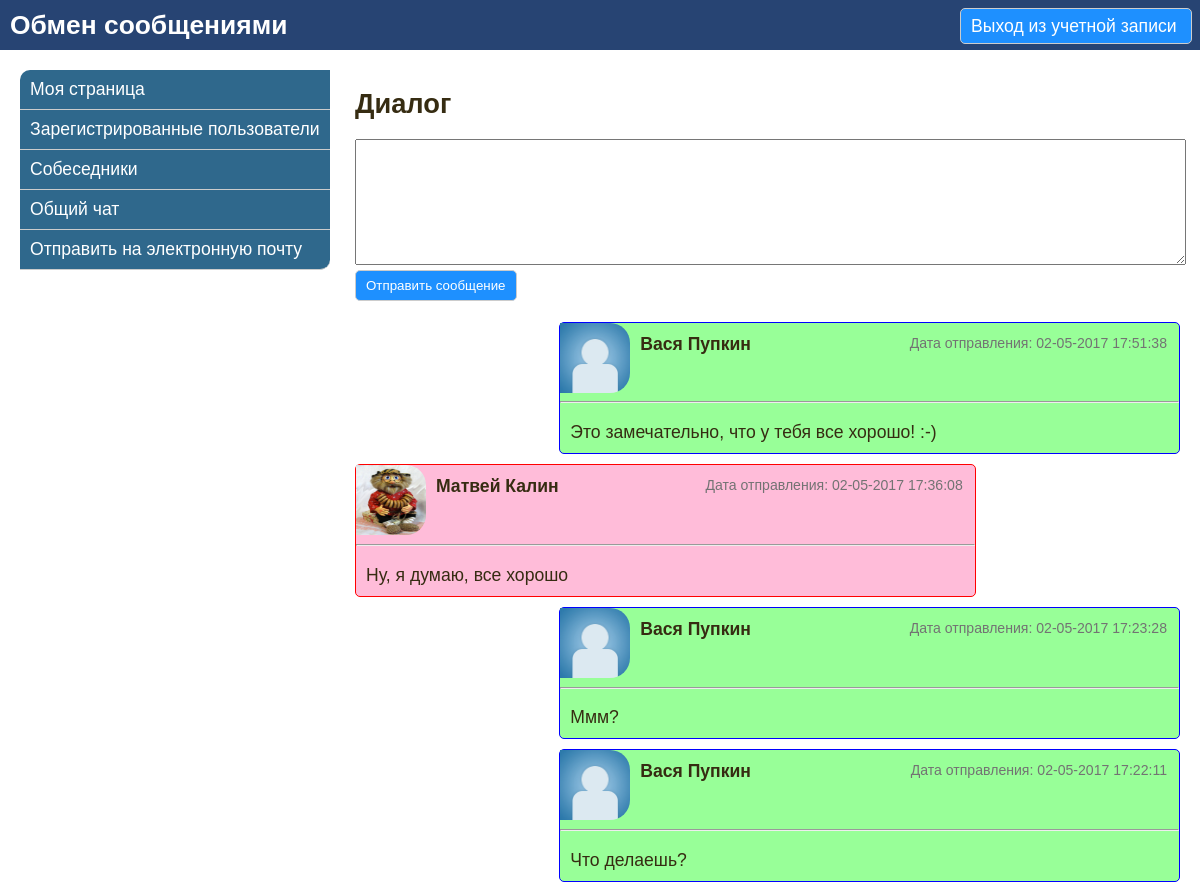
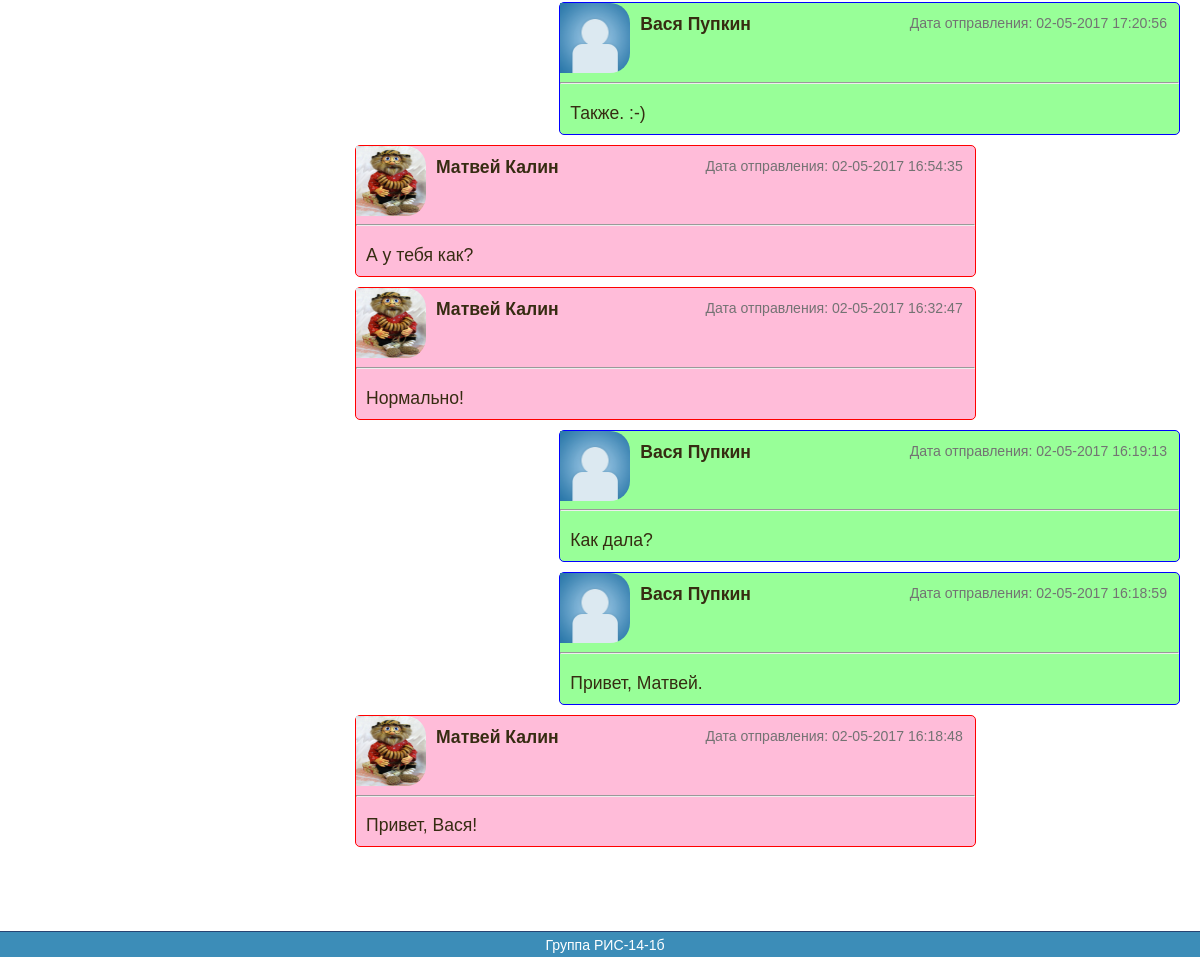
Screenshot of /user/writeMessageInDialog/82 (signed in) with the database file from the repository (2 pictures, top to bottom).
### tables this page shows
CREATE TABLE IF NOT EXISTS `user` (
  `id` int(11) NOT NULL AUTO_INCREMENT,
  `name` varchar(100) NOT NULL,
  `surname` varchar(100) NOT NULL,
  `login` varchar(100) NOT NULL,
  `password` varchar(100) NOT NULL,
  `e_mail` varchar(100) NOT NULL,
  `url_avatar` varchar(100) NOT NULL,
  `day_birthday` int(11) NOT NULL,
  `month_birthday` varchar(20) NOT NULL,
  `year_birthday` int(11) NOT NULL,
  `country` varchar(100) NOT NULL,
  `city` varchar(100) NOT NULL,
  `about_me` text NOT NULL,
  `show_personal_data` int(11) NOT NULL,
  `date_registration` datetime NOT NULL,
  PRIMARY KEY (`id`)
);

### index.php (called while the page is built, shortened)
<?php
require_once(ROOT . '\components\Router.php');
$router = new Router();
$router->run();

### models/InterlocutorModel.php (called while the page is built, shortened)
<?php
class InterlocutorModel {
    public static function getAllMessageInDialog($id_interlocutor) {
        $db = Db::getConnection();
        $sql = 'SELECT * FROM
                        (SELECT * FROM message WHERE id_user_from = ' . $_SESSION['user_id'] . ' AND id_user_to = ' . $id_interlocutor .'
                        UNION
                        SELECT * FROM message WHERE id_user_from = ' . $id_interlocutor . ' AND id_user_to = ' . $_SESSION['user_id'] . ') as table1
                ORDER BY date DESC';
        $result = $db->query($sql);
        $result->setFetchMode(PDO::FETCH_NAMED);
        return $result->fetchAll();
    }
    public static function countAllMessageInDialog($id_interlocutor) {
        $db = Db::getConnection();
        $sql = 'SELECT * FROM
                        (SELECT * FROM message WHERE id_user_from = ' . $_SESSION['user_id'] . ' AND id_user_to = ' . $id_interlocutor .'
                        UNION
                        SELECT * FROM message WHERE id_user_from = ' . $id_interlocutor . ' AND id_user_to = ' . $_SESSION['user_id'] . ') as table1
                ORDER BY date DESC';
        $result = $db->query($sql);
        $result->setFetchMode(PDO::FETCH_NAMED);
        return count($result->fetch());
    }
}

### components/SharedFunction.php (called while the page is built, shortened)
<?php
    function transformDataWithTime($datetime) {
        return date_format(date_create($datetime), 'd-m-Y H:i:s');
    }
?>

### models/UserModel.php (called while the page is built, shortened)
<?php
class UserModel {
    public static function getOneUser($id) {
        $db = Db::getConnection();
        $sql = 'SELECT * FROM user '
                . 'WHERE id = :id';
        $result = $db->prepare($sql);
        $result->bindParam(':id', $id);
        $result->execute();
        $result->setFetchMode(PDO::FETCH_NAMED);
        return $row = $result->fetch();
    }
}

### views/interlocutors/dialogPersonal.php (the view, shortened to what this page needs)
<?php
    require_once(ROOT . '/views/layouts/header.php');
    require_once(ROOT . '/views/layouts/left_menu.php');
?>
    <div id="main">
        <h1>Диалог</h1>
        <form action="/user/sendMessageInDialog/<?php echo $id_interlocutor; ?>" method="post">
            <textarea name="text_message" class="textarea_text"></textarea><br />
            <input type="submit" name="submit_message" value="Отправить сообщение" /><br /><br />
        </form>
        <?php
            if (InterlocutorModel::countAllMessageInDialog($id_interlocutor) != 0) {
                foreach ($allMessageInDialogMas as $message) {
                    $infoOneInterlocutorMas = UserModel::getOneUser($message['id_user_from']);
                    if ($message['id_user_from'] == $_SESSION['user_id']) {
                        echo '<div class="my_message block_mesaage">';
                    }
                    else {
                        echo '<div class="interlocutor_message block_mesaage">';
                    }
                        echo '<div class="date_send">Дата отправления: ' . transformDataWithTime($message['date']) . '</div>';
                        if (is_file($infoOneInterlocutorMas['url_avatar']) && filesize($infoOneInterlocutorMas['url_avatar']) > 0) {
                            echo '<img src="../../' . $infoOneInterlocutorMas['url_avatar'] . '" width="70" height="70s" alt="Фотография пользователя" /><br />';
                        }
                        else {
                            echo '<img src="../../template/img/defaultUserAvatar.png" width="70" height="70" alt="Фотография по умолчанию" /><br />';
                        }
                        echo '<div class="name_user">' .  $infoOneInterlocutorMas['name'] . ' ' . $infoOneInterlocutorMas['surname'] . '</div>';
                        echo '<hr />';
                        echo '<div class="body_message">' . $message['text_message'] . '</div>';
                    echo '</div>';
                }
            }
            else {
                echo '<p>Сообщений не существует</p>';
            }
       ?>
    </div>
    <div class="space_bottom"></div>
<?php
    require_once(ROOT . '/views/layouts/footer.php');
?>

### components/Router.php (shortened to what this page needs)
<?php
class Router {
    private $routes;
    public function __construct() {
        $routesPath = ROOT . '/config/routes.php';
        $this->routes = include($routesPath);
    }
    private function getURI() {
        if (!empty($_SERVER['REQUEST_URI'])) {
            return trim($_SERVER['REQUEST_URI'], '/');
        }
    }
    public function run() {
        $uri = $this->getURI();
        foreach ($this->routes as $uriPattern => $path) {
            if (preg_match("~$uriPattern~", $uri)) {
                $internalRoute = preg_replace("~$uriPattern~", $path, $uri);
                $segments = explode('/', $internalRoute);
                $controllerName = array_shift($segments) . 'Controller';
                $actionName = ucfirst(array_shift($segments));
                $actionName = 'action' .  $actionName;
                $parameters = $segments;
                $controllerObject = new $controllerName;
                $result = call_user_func_array(array($controllerObject, $actionName), $parameters);
                if ($result != NULL) {
                    break;
                }
            }
        }
    }
}

### controllers/UserController.php (shortened to what this page needs)
<?php
require_once(ROOT . '/models/UserModel.php');
require_once(ROOT . '/models/InterlocutorModel.php');
require_once(ROOT . '/components/SharedFunction.php');
class UserController {
    public function actionWriteMessageInDialog($id_interlocutor) {
        if (isset($_SESSION['user_id'])) {
            $id_interlocutor = sanitizeMySQL($id_interlocutor);
            $allMessageInDialogMas = InterlocutorModel::getAllMessageInDialog($id_interlocutor);
            require_once(ROOT . '/views/interlocutors/dialogPersonal.php');
            return true;
        }
        else {
            teleportation('/');
        }
    }
}

### views/layouts/header.php (shortened to what this page needs)
<!DOCTYPE html>
<html>
<head>
    <link href="../../template/css/style.css" rel="stylesheet" />
</head>
<body>
    <div id="wrapper">
        <div id="header">
            <h2>Обмен сообщениями</h2>
            <a href="/user/logout" id="out">Выход из учетной записи</a>
        </div>

### views/layouts/left_menu.php
<div id="left_menu">
    <ul>
        <li><a href="<?php echo '/user/' . $_SESSION['user_id']; ?>">Моя страница</a></li>
        <li><a href="<?php echo '/registerUsers/' . $_SESSION['user_id']; ?>">Зарегистрированные пользователи</a></li>
        <li><a href="<?php echo '/interlocutor/' . $_SESSION['user_id']; ?>">Собеседники</a></li>
        <li><a href="<?php echo '/user/writeCommonMessage/' . $_SESSION['user_id']; ?>">Общий чат</a></li>
        <li><a href="<?php echo '/user/writeMessageToMail/' . $_SESSION['user_id']; ?>">Отправить на электронную почту</a></li>
    </ul>
</div>

### views/layouts/footer.php
        <div id="footer">Группа РИС-14-1б</div>
    </div>
</body>
</html>

### template/css/style.css (style rules this page uses)
body { margin: 0; padding: 0; font-family: Geneva, Arial, Helvetica, sans-serif; font-size: 1.1em; color: #362c12; min-width: 800px; }
h1 { font-size: 1.55em; }
#header { position: relative; height: 50px; background: #274473; color: #FFF; }
#header h2 { margin: 0; padding: 10px 0 0 10px; }
#left_menu { float: left; width: 330px; }
#main { position: relative; margin: 0 0 0 335px; padding: 20px 20px 50px 20px; text-align: justify; }
#footer { border-top: 1px solid #274473; clear: both; position: fixed; bottom: 0; width: 100%; height: 15px; background: #3C8DB8; color: #FFF; text-align: center; padding: 5px; font-size: 0.8em; }
#left_menu ul { list-style: none; margin: 20px 0 0 20px; padding: 0; display: block; }
#left_menu ul a { display: block; padding: 9px 10px; background: #2F688C; color: #FFF; text-decoration: none; border-bottom: 1px solid #CCC; }
#left_menu ul li:first-child a { border-top-left-radius: 10px }
#left_menu ul li:last-child a { border-bottom-right-radius: 10px }
#container_forms input[type=submit], input[type=submit] { padding: 7px 10px; background: #1E90FF; color: #FFF; text-decoration: none; border: 1px solid #CCC; border-radius: 5px; color: #FFF; cursor: pointer; }
#out { position: absolute; top: 8px; right: 8px; display: block; width: 210px; height: 20px; padding: 7px 10px; background: #1E90FF; color: #FFF; text-decoration: none; border: 1px solid #CCC; border-radius: 5px; color: #FFF; }
.textarea_text { width: 100%; height: 120px; }
.block_mesaage { display: block; width: 75%; margin-bottom: 10px; min-height: 70px; border-radius: 5px; }
.block_mesaage img { border-radius: 0 20px 20px 0; float: left; }
.my_message { float: left; border: 1px solid red; background-color: #FFBCD9; }
.interlocutor_message { float: right; border: 1px solid blue; background-color: #98FF98; }
.space_bottom { height: 100px; }
.name_user { margin: -10px 52% 0 80px; font-weight: bold; }
.date_send { float: right; width: auto; color: #737373; font-size: 0.8em; margin: 12px; }
.body_message { padding: 10px; }

### rows the page displays
user: name "Вася", surname "Пупкин"
user: url_avatar (picture), name "Матвей", surname "Калин"

### other values shown
transformDataWithTime($message['date']) "02-05-2017 17:51:38"
$message['text_message'] "Это замечательно, что у тебя все хорошо! :-)"
transformDataWithTime($message['date']) "02-05-2017 17:36:08"
$message['text_message'] "Ну, я думаю, все хорошо"
transformDataWithTime($message['date']) "02-05-2017 17:23:28"
$message['text_message'] "Ммм?"
transformDataWithTime($message['date']) "02-05-2017 17:22:11"
$message['text_message'] "Что делаешь?"
transformDataWithTime($message['date']) "02-05-2017 17:20:56"
$message['text_message'] "Также. :-)"
transformDataWithTime($message['date']) "02-05-2017 16:54:35"
$message['text_message'] "А у тебя как?"
transformDataWithTime($message['date']) "02-05-2017 16:32:47"
$message['text_message'] "Нормально!"
transformDataWithTime($message['date']) "02-05-2017 16:19:13"
